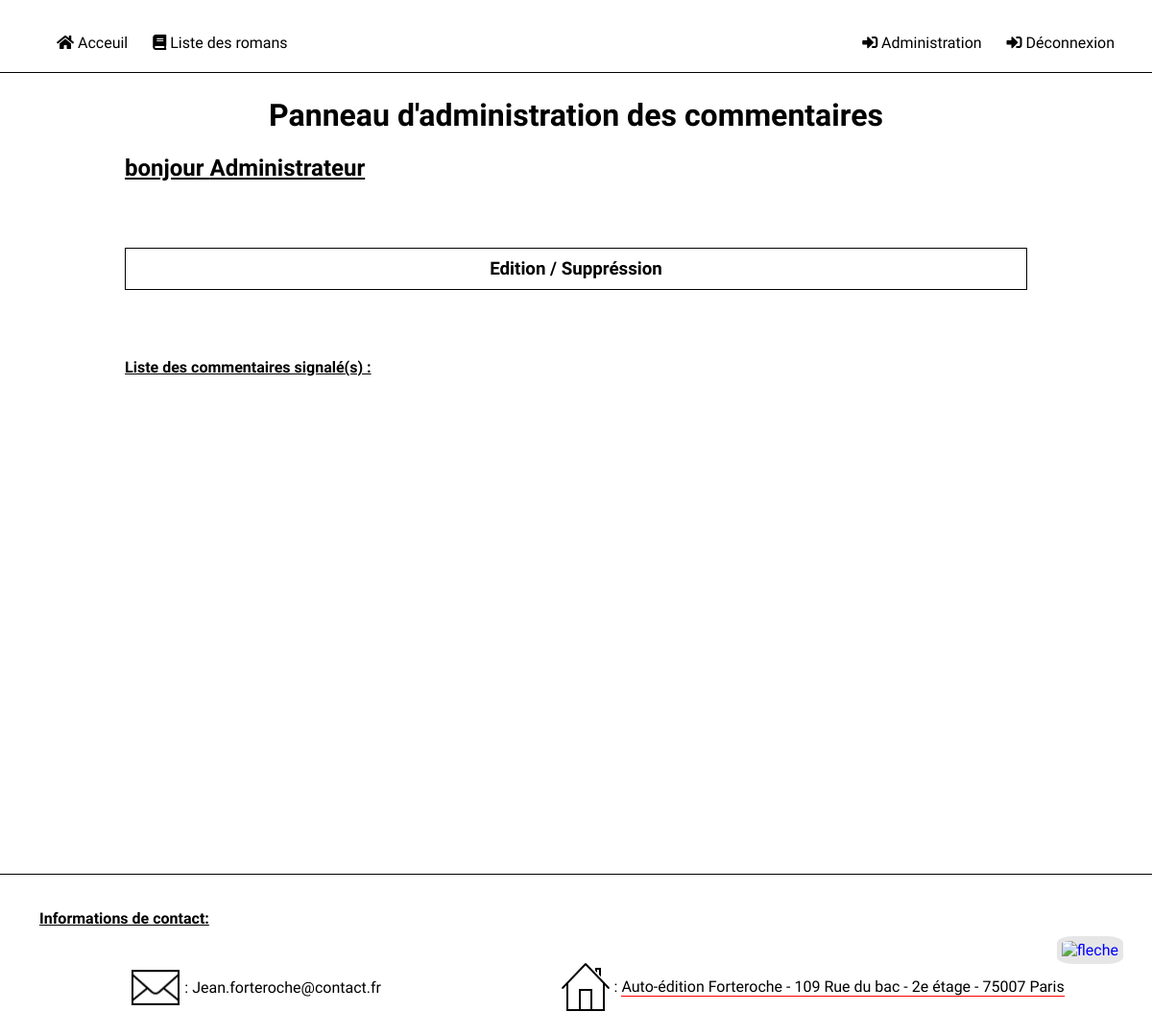
/administration-commentaires.html (signed in), run on an earlier commit of the app's database.
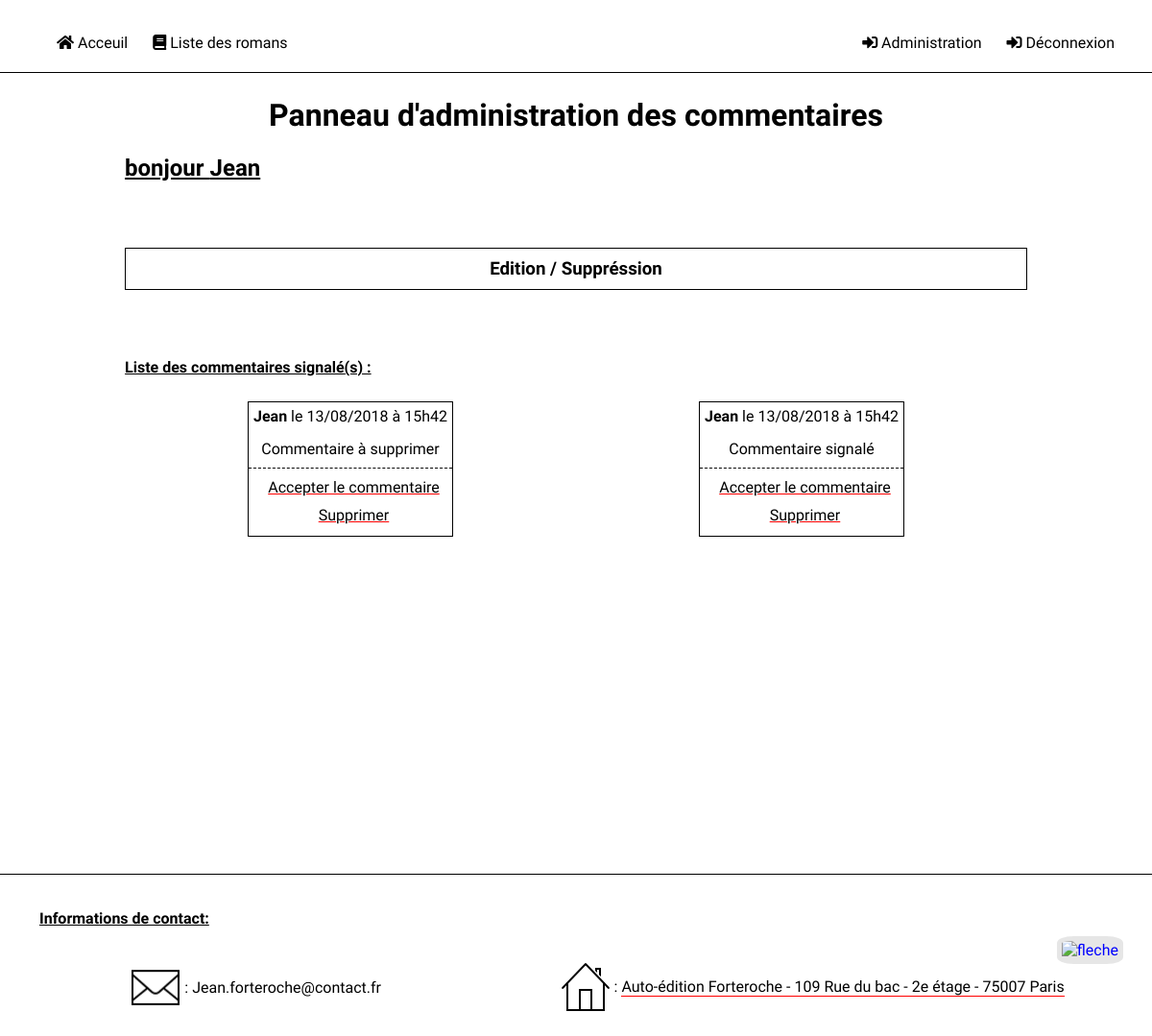
And on a later commit of the database.
### tables this page shows
CREATE TABLE IF NOT EXISTS `comments` (
  `id` int(11) NOT NULL AUTO_INCREMENT,
  `post_id` int(11) NOT NULL,
  `user_id` int(11) NOT NULL,
  `comment` text NOT NULL,
  `comment_date` datetime NOT NULL,
  `report` int(11) NOT NULL,
  PRIMARY KEY (`id`),
  KEY `DeleteAllAssociateCommentsWhenPostDelete` (`post_id`) USING BTREE
);

CREATE TABLE IF NOT EXISTS `users` (
  `id` int(11) NOT NULL AUTO_INCREMENT,
  `name` varchar(255) NOT NULL,
  `permission` int(11) NOT NULL,
  `password` varchar(255) NOT NULL,
  PRIMARY KEY (`id`)
);

### model/CommentManager.php (called while the page is built, shortened)
<?php
class CommentManager extends Manager
{
    public function getReportedComments()
    {
        $db = $this->dbConnect();
        $reportedComments = $db->prepare('
        SELECT comments.id, comments.post_id, comments.user_id, comments.comment, DATE_FORMAT(comments.comment_date, \'%d/%m/%Y à %Hh%i\') AS comment_date_fr, comments.report, users.name
        FROM users
        INNER JOIN comments
        ON comments.user_id = users.id
        WHERE comments.report >= 1
        ORDER BY comment_date DESC');
        $reportedComments->execute(array());
        return $reportedComments;
    }
}

### view/frontend/adminComments.php (the view, shortened to what this page needs)
<div id="content">
    <div>
        <h1>Panneau d'administration des commentaires</h1>
    </div>
    <div id="messageAccueil">
        <h2> bonjour <?= $_SESSION['name'] ?></h2>
    </div>
    <div id="infosAdmin">
        <div class='section'>
            <h3>Edition / Suppréssion</h3>
        </div>
        <h4>Liste des commentaires signalé(s) :</h4>
        <div id="listeRomansAdmin">
            <?php
                while($reportedComment = $reportedComments->fetch()) {
            ?>
            <div class="comment">
                <div class="commentDate">
                <strong><?= htmlspecialchars($reportedComment['name']) ?></strong> le
                <?= $reportedComment['comment_date_fr'] ?>
            </div>
            <div>
                <?= nl2br(htmlspecialchars($reportedComment['comment'])) ?>
            </div>
                <div class="linkPosition dotLine">
                    <a href="index.php?action=validComment&amp;commentId=<?= $reportedComment['id'] ?>" class="redUnderline">Accepter le commentaire</a>
                    <a href="index.php?action=delete&amp;commentId=<?= $reportedComment['id'] ?>" onclick="return confirm('Etes-vous sûr de vouloir supprimer ce commentaire ?');" class="redUnderline">Supprimer</a>
                </div>
            </div>
            <?php
                }
            ?>
        </div>
    </div>
</div>
<?php
require('template.php');
?>

What changed in the data, as far as the page shows it:
added comments: user.name "Jean", comment_date_fr "13/08/2018 à 15h42", comment "Commentaire à supprimer"
added comments: user.name "Jean", comment_date_fr "13/08/2018 à 15h42", comment "Commentaire signalé"
Also different on the page:
$_SESSION['name']: "Administrateur" → "Jean"
